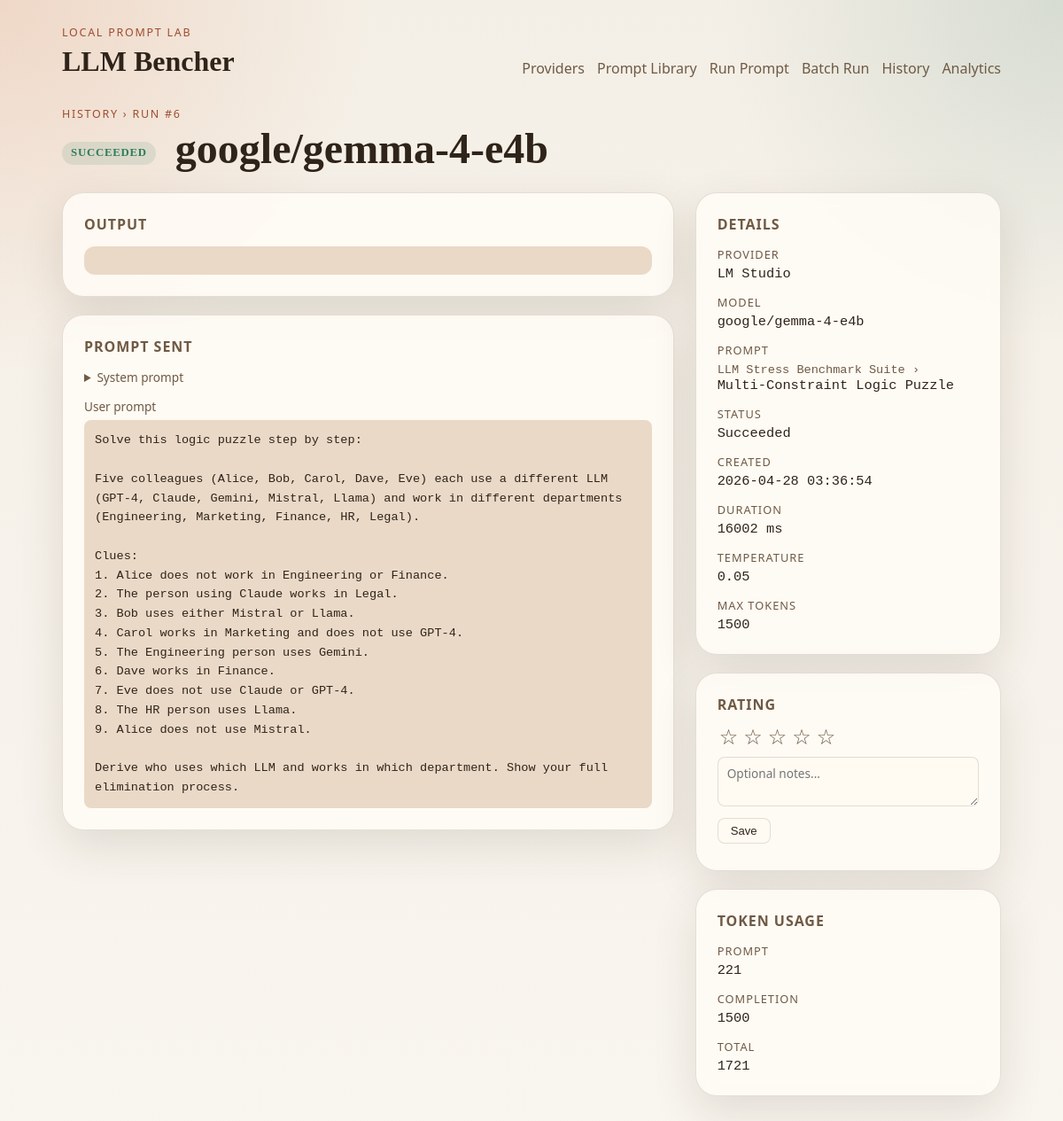
The app's page /runs/6 with its own data.
### llm_bencher/models.py (models this page shows)
class TimestampMixin:
    created_at: Mapped[datetime] = mapped_column(
        DateTime(timezone=True),
        default=utc_now,
        nullable=False,
    )
    updated_at: Mapped[datetime] = mapped_column(
        DateTime(timezone=True),
        default=utc_now,
        onupdate=utc_now,
        nullable=False,
    )

class Run(TimestampMixin, Base):
    __tablename__ = "runs"
    id: Mapped[int] = mapped_column(Integer, primary_key=True)
    provider_id: Mapped[int] = mapped_column(ForeignKey("providers.id"), nullable=False)
    provider_model_id: Mapped[int | None] = mapped_column(ForeignKey("provider_models.id"))
    prompt_id: Mapped[int | None] = mapped_column(ForeignKey("prompt_definitions.id"))
    batch_id: Mapped[int | None] = mapped_column(ForeignKey("batch_runs.id"))
    status: Mapped[RunStatus] = mapped_column(
        Enum(RunStatus),
        default=RunStatus.PENDING,
        nullable=False,
    )
    model_identifier: Mapped[str] = mapped_column(String(255), nullable=False)
    model_name: Mapped[str | None] = mapped_column(String(255))
    system_prompt: Mapped[str | None] = mapped_column(Text)
    user_prompt: Mapped[str] = mapped_column(Text, nullable=False)
    template_inputs: Mapped[dict[str, Any]] = mapped_column(JSON, default=dict, nullable=False)
    temperature: Mapped[float | None] = mapped_column(Float)
    max_tokens: Mapped[int | None] = mapped_column(Integer)
    started_at: Mapped[datetime | None] = mapped_column(DateTime(timezone=True))
    completed_at: Mapped[datetime | None] = mapped_column(DateTime(timezone=True))
    failure_message: Mapped[str | None] = mapped_column(Text)
    provider: Mapped["Provider"] = relationship(back_populates="runs")
    provider_model: Mapped["ProviderModel"] = relationship(back_populates="runs")
    prompt: Mapped["PromptDefinition"] = relationship(back_populates="runs")
    batch: Mapped["BatchRun | None"] = relationship(back_populates="runs")
    result: Mapped["RunResult"] = relationship(
        back_populates="run",
        cascade="all, delete-orphan",
        uselist=False,
    )
    rating: Mapped["RunRating | None"] = relationship(
        back_populates="run",
        cascade="all, delete-orphan",
        uselist=False,
    )

class Provider(TimestampMixin, Base):
    __tablename__ = "providers"
    id: Mapped[int] = mapped_column(Integer, primary_key=True)
    slug: Mapped[str] = mapped_column(String(50), unique=True, nullable=False)
    name: Mapped[str] = mapped_column(String(100), nullable=False)
    kind: Mapped[ProviderKind] = mapped_column(Enum(ProviderKind), nullable=False)
    base_url: Mapped[str] = mapped_column(String(255), nullable=False)
    api_key: Mapped[str | None] = mapped_column(String(255))
    is_enabled: Mapped[bool] = mapped_column(Boolean, default=True, nullable=False)
    is_default: Mapped[bool] = mapped_column(Boolean, default=False, nullable=False)
    is_connected: Mapped[bool] = mapped_column(Boolean, default=False, nullable=False)
    last_health_check_at: Mapped[datetime | None] = mapped_column(DateTime(timezone=True))
    last_error: Mapped[str | None] = mapped_column(Text)
    models: Mapped[list["ProviderModel"]] = relationship(
        back_populates="provider",
        cascade="all, delete-orphan",
    )
    runs: Mapped[list["Run"]] = relationship(back_populates="provider")

class PromptSuite(TimestampMixin, Base):
    __tablename__ = "prompt_suites"
    id: Mapped[int] = mapped_column(Integer, primary_key=True)
    slug: Mapped[str] = mapped_column(String(120), unique=True, nullable=False)
    name: Mapped[str] = mapped_column(String(255), nullable=False)
    description: Mapped[str | None] = mapped_column(Text)
    version: Mapped[str | None] = mapped_column(String(50))
    source_path: Mapped[str | None] = mapped_column(String(500))
    checksum: Mapped[str | None] = mapped_column(String(128))
    is_active: Mapped[bool] = mapped_column(Boolean, default=True, nullable=False)
    imported_at: Mapped[datetime | None] = mapped_column(DateTime(timezone=True))
    exported_at: Mapped[datetime | None] = mapped_column(DateTime(timezone=True))
    prompts: Mapped[list["PromptDefinition"]] = relationship(
        back_populates="suite",
        cascade="all, delete-orphan",
    )
    import_records: Mapped[list["PromptImportRecord"]] = relationship(
        back_populates="suite",
        cascade="all, delete-orphan",
    )

class PromptDefinition(TimestampMixin, Base):
    __tablename__ = "prompt_definitions"
    __table_args__ = (
        UniqueConstraint("suite_id", "slug", name="uq_prompt_definitions_suite_slug"),
    )
    id: Mapped[int] = mapped_column(Integer, primary_key=True)
    suite_id: Mapped[int] = mapped_column(ForeignKey("prompt_suites.id"), nullable=False)
    slug: Mapped[str] = mapped_column(String(120), nullable=False)
    title: Mapped[str] = mapped_column(String(255), nullable=False)
    category: Mapped[str | None] = mapped_column(String(120))
    description: Mapped[str | None] = mapped_column(Text)
    system_prompt: Mapped[str | None] = mapped_column(Text)
    user_prompt_template: Mapped[str] = mapped_column(Text, nullable=False)
    tags: Mapped[list[str]] = mapped_column(JSON, default=list, nullable=False)
    variables: Mapped[list[dict[str, Any]]] = mapped_column(JSON, default=list, nullable=False)
    default_temperature: Mapped[float | None] = mapped_column(Float)
    default_max_tokens: Mapped[int | None] = mapped_column(Integer)
    suite: Mapped["PromptSuite"] = relationship(back_populates="prompts")
    runs: Mapped[list["Run"]] = relationship(back_populates="prompt")

class RunResult(Base):
    __tablename__ = "run_results"
    id: Mapped[int] = mapped_column(Integer, primary_key=True)
    run_id: Mapped[int] = mapped_column(ForeignKey("runs.id"), unique=True, nullable=False)
    raw_output_text: Mapped[str] = mapped_column(Text, nullable=False)
    response_metadata: Mapped[dict[str, Any]] = mapped_column(JSON, default=dict, nullable=False)
    latency_ms: Mapped[int | None] = mapped_column(Integer)
    prompt_tokens: Mapped[int | None] = mapped_column(Integer)
    completion_tokens: Mapped[int | None] = mapped_column(Integer)
    total_tokens: Mapped[int | None] = mapped_column(Integer)
    raw_payload: Mapped[dict[str, Any]] = mapped_column(JSON, default=dict, nullable=False)
    created_at: Mapped[datetime] = mapped_column(
        DateTime(timezone=True),
        default=utc_now,
        nullable=False,
    )
    run: Mapped["Run"] = relationship(back_populates="result")

### llm_bencher/web/routes.py (the view)
@router.get("/runs/{run_id}", response_class=HTMLResponse)
def run_detail_page(request: Request, run_id: int) -> HTMLResponse:
    session_factory = request.app.state.session_factory
    back_params = request.query_params.get("back", "")
    with session_factory() as session:
        run = session.scalar(
            select(Run)
            .options(
                selectinload(Run.provider),
                selectinload(Run.provider_model),
                selectinload(Run.prompt).selectinload(PromptDefinition.suite),
                selectinload(Run.result),
                selectinload(Run.rating),
            )
            .where(Run.id == run_id)
        )
        if run is None:
            raise HTTPException(status_code=404, detail="Run not found")
    back_url = f"/history?{back_params}" if back_params else "/history"
    return _render(request, "run_detail.html", run=run, back_url=back_url)

### llm_bencher/templates/run_detail.html (shortened to what this page needs)
{% extends "base.html" %}
{% block content %}
<section class="section-header">
  <div>
    <p class="eyebrow"><a href="{{ back_url }}" style="color:var(--accent);text-decoration:none;">History</a> &rsaquo; Run #{{ run.id }}</p>
    <h1>
      {% if run.status.value == "succeeded" %}
        <span class="badge badge-ready" style="vertical-align:middle;margin-right:10px;">Succeeded</span>
      {% elif run.status.value == "failed" %}
        <span class="badge badge-error" style="vertical-align:middle;margin-right:10px;">Failed</span>
      {% else %}
        <span class="badge badge-muted" style="vertical-align:middle;margin-right:10px;">{{ run.status.value | capitalize }}</span>
      {% endif %}
      {{ run.model_name or run.model_identifier }}
    </h1>
  </div>
</section>
<div style="display:grid;grid-template-columns:2fr 1fr;gap:24px;align-items:start;">
  <div style="display:grid;gap:20px;">
    {% if run.result %}
    <section class="panel">
      <h2 style="margin:0 0 14px;font-size:1rem;text-transform:uppercase;letter-spacing:0.06em;color:var(--muted);">Output</h2>
      <pre style="margin:0;white-space:pre-wrap;word-break:break-word;font-family:'Cascadia Mono','Consolas',monospace;font-size:0.88rem;line-height:1.65;background:var(--bg-accent);padding:16px;border-radius:12px;overflow-x:auto;">{{ run.result.raw_output_text }}</pre>
    </section>
    {% elif run.status.value == "failed" %}
    <section class="panel">
      <h2 style="margin:0 0 14px;font-size:1rem;text-transform:uppercase;letter-spacing:0.06em;color:var(--muted);">Error</h2>
      <p style="margin:0;color:var(--accent);">{{ run.failure_message or "No error message recorded." }}</p>
    </section>
    {% endif %}
    {% if run.system_prompt or run.user_prompt %}
    <section class="panel">
      <h2 style="margin:0 0 14px;font-size:1rem;text-transform:uppercase;letter-spacing:0.06em;color:var(--muted);">Prompt sent</h2>
      {% if run.system_prompt %}
      <details style="margin-bottom:14px;">
        <summary style="cursor:pointer;font-size:0.85rem;color:var(--muted);user-select:none;">System prompt</summary>
      </details>
      {% endif %}
      <div>
        <p style="margin:0 0 6px;font-size:0.85rem;color:var(--muted);">User prompt</p>
        <pre style="margin:0;white-space:pre-wrap;word-break:break-word;font-family:'Cascadia Mono','Consolas',monospace;font-size:0.85rem;line-height:1.6;background:var(--bg-accent);padding:12px;border-radius:8px;">{{ run.user_prompt }}</pre>
      </div>
    </section>
    {% endif %}
  </div>
  <aside style="display:grid;gap:20px;">
    <section class="panel">
      <h2 style="margin:0 0 14px;font-size:1rem;text-transform:uppercase;letter-spacing:0.06em;color:var(--muted);">Details</h2>
      <dl class="meta">
        <div>
          <dt>Provider</dt>
          <dd>{{ run.provider.name if run.provider else "—" }}</dd>
        </div>
        <div>
          <dt>Model</dt>
          <dd>{{ run.model_name or run.model_identifier }}</dd>
        </div>
        {% if run.prompt %}
        <div>
          <dt>Prompt</dt>
          <dd>
            {% if run.prompt.suite %}
            <span style="color:var(--muted);font-size:0.85rem;">{{ run.prompt.suite.name }} &rsaquo;</span><br>
            {% endif %}
            {{ run.prompt.title }}
          </dd>
        </div>
        {% endif %}
        <div>
          <dt>Status</dt>
          <dd>{{ run.status.value | capitalize }}</dd>
        </div>
        <div>
          <dt>Created</dt>
          <dd>{{ run.created_at.strftime("%Y-%m-%d %H:%M:%S") }}</dd>
        </div>
        {% if run.started_at and run.completed_at %}
        <div>
          <dt>Duration</dt>
          <dd>
            {% if run.result and run.result.latency_ms is not none %}
              {{ run.result.latency_ms }} ms
            {% else %}
              {{ ((run.completed_at - run.started_at).total_seconds() * 1000) | int }} ms
            {% endif %}
          </dd>
        </div>
        {% endif %}
        {% if run.temperature is not none %}
        <div>
          <dt>Temperature</dt>
          <dd>{{ run.temperature }}</dd>
        </div>
        {% endif %}
        {% if run.max_tokens is not none %}
        <div>
          <dt>Max tokens</dt>
          <dd>{{ run.max_tokens }}</dd>
        </div>
        {% endif %}
      </dl>
    </section>
    <section class="panel" id="rating-panel">
      <h2 style="margin:0 0 14px;font-size:1rem;text-transform:uppercase;letter-spacing:0.06em;color:var(--muted);">Rating</h2>
      <div class="star-rating" data-run-id="{{ run.id }}">
        {% set current_score = run.rating.score if run.rating else 0 %}
        {% for i in range(1, 6) %}
        <button type="button" class="star-btn{% if i <= current_score %} active{% endif %}" data-score="{{ i }}" aria-label="Rate {{ i }} star{{ 's' if i != 1 else '' }}">
          {% if i <= current_score %}&#9733;{% else %}&#9734;{% endif %}
        </button>
        {% endfor %}
      </div>
      <div style="margin-top:10px;">
        <textarea id="rating-notes" rows="2" placeholder="Optional notes..."
          style="width:100%;padding:8px 10px;border:1px solid var(--border);border-radius:8px;background:var(--surface-strong);color:var(--text);font-size:0.85rem;resize:vertical;font-family:inherit;">{{ run.rating.notes or '' if run.rating else '' }}</textarea>
      </div>
      <div style="display:flex;gap:8px;margin-top:8px;">
        <button type="button" id="save-rating-btn"
          style="padding:6px 14px;border:1px solid var(--border);border-radius:8px;background:var(--surface-strong);color:var(--text);font-size:0.82rem;cursor:pointer;">
          Save
        </button>
      </div>
    </section>
    {% if run.result and (run.result.prompt_tokens is not none or run.result.completion_tokens is not none) %}
    <section class="panel">
      <h2 style="margin:0 0 14px;font-size:1rem;text-transform:uppercase;letter-spacing:0.06em;color:var(--muted);">Token usage</h2>
      <dl class="meta">
        {% if run.result.prompt_tokens is not none %}
        <div><dt>Prompt</dt><dd>{{ run.result.prompt_tokens }}</dd></div>
        {% endif %}
        {% if run.result.completion_tokens is not none %}
        <div><dt>Completion</dt><dd>{{ run.result.completion_tokens }}</dd></div>
        {% endif %}
        {% if run.result.total_tokens is not none %}
        <div><dt>Total</dt><dd>{{ run.result.total_tokens }}</dd></div>
        {% endif %}
      </dl>
    </section>
    {% endif %}
  </aside>
</div>
{% endblock %}

### llm_bencher/static/css/app.css (style rules this page uses)
:root { --bg: #f4efe6; --bg-accent: #ead9c7; --surface: rgba(255, 252, 246, 0.85); --surface-strong: #fffaf2; --border: rgba(75, 47, 24, 0.14); --text: #2f2419; --muted: #6f5a44; --accent: #9d4d2f; --accent-soft: #d66d3a; --ready: #2f7d5b; --shadow: 0 18px 50px rgba(58, 38, 20, 0.12); font-family: "Aptos", "Trebuchet MS", "Segoe UI", sans-serif; }
* { box-sizing: border-box; }
body { margin: 0; color: var(--text); background: radial-gradient(circle at top left, rgba(214, 109, 58, 0.18), transparent 24%), radial-gradient(circle at top right, rgba(61, 120, 107, 0.16), transparent 22%), linear-gradient(180deg, var(--bg) 0%, #f9f5ef 100%); }
a { color: inherit; }
.eyebrow { margin: 0 0 6px; color: var(--accent); font-size: 0.78rem; letter-spacing: 0.14em; text-transform: uppercase; }
.hero, .section-grid, .section-header, .card-list { display: grid; gap: 24px; }
.hero h1, .section-header h1 { margin: 0; font-family: "Georgia", "Times New Roman", serif; font-size: clamp(2rem, 4vw, 3.6rem); line-height: 1.05; }
.panel { padding: 24px; border: 1px solid var(--border); border-radius: 24px; background: var(--surface); box-shadow: var(--shadow); backdrop-filter: blur(10px); }
.stat-label, dt { display: block; color: var(--muted); font-size: 0.8rem; letter-spacing: 0.08em; text-transform: uppercase; }
.card-head h2, .panel h2 { margin: 0 0 12px; }
.badge { display: inline-flex; align-items: center; padding: 6px 10px; border-radius: 999px; font-size: 0.8rem; font-weight: 700; text-transform: uppercase; letter-spacing: 0.06em; }
.badge-ready { background: rgba(47, 125, 91, 0.12); color: var(--ready); }
.meta { display: grid; gap: 14px; margin: 0; }
.meta dd { margin: 4px 0 0; font-family: "Cascadia Mono", "Consolas", monospace; font-size: 0.96rem; }
.star-rating { display: flex; align-items: center; gap: 2px; }
.star-btn { background: none; border: none; cursor: pointer; font-size: 1.5rem; color: var(--muted); padding: 0 2px; line-height: 1; transition: color 0.15s; }

### records on screen
Run: id "6", model_name "google/gemma-4-e4b", user_prompt "Solve this logic puzzle step by step: Five colleagues (Alice, Bob, Carol, Dave, Eve) each use a different LLM (GPT-4, Claude, Gemini, Mistral, Llama) and work in different departments (Engineering, Marketing, Finance, HR, Legal). Clues: 1. Alice does not work in Engineering or Finance. 2. The person using Claude works in Legal. 3. Bob uses either Mistral or Llama. 4. Carol works in Marketing and does not use GPT-4. 5. The Engineering person uses Gemini. 6. Dave works in Finance. 7. Eve does not use Claude or GPT-4. 8. The HR person uses Llama. 9. Alice does not use Mistral. Derive who uses which LLM and works in which department. Show your full elimination process.", status.value "Succeeded", created_at "2026-04-28 03:36:54", temperature "0.05", max_tokens "1500"
Provider: provider "LM Studio"
PromptSuite: prompt.suite.name "LLM Stress Benchmark Suite"
PromptDefinition: prompt "Multi-Constraint Logic Puzzle"
RunResult: result.latency_ms "16002", result.prompt_tokens "221", result.completion_tokens "1500", result.total_tokens "1721"

### other values on screen
{{ app_name }} "LLM Bencher"
